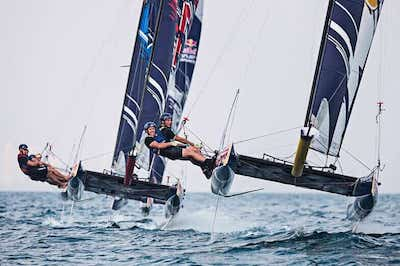
#> input picture images/sailboats.jpg, 400 x 266 px, found by its file name
$ jupyter execute CV7b_RegionBasedSegmentation.ipynb   (shell and % lines are left out)
#> lines starting #> are read from the running program, lines starting #| are printed output that depends on the picture; after the words box and inside, x2 and y2 are one past the last pixel; in counts of white or black regions, pixels touching at a corner belong together; long printed decimals are rounded
<a href="https://colab.research.google.com/github/cagBRT/computer-vision/blob/master/CV7b_RegionBasedSegmentation.ipynb" target="_parent"></a>

[cell 1]
%cd cloned-repo

# **Region-based Segmentation**
Using the pixel values of different objects is a way to do image segmentation. <br> This technique determines a region directly.<br>

Region-based segmentation is a pixel based method.

**Threshold segmentation**<br>
If there is enough contrast between regions, a threshold can be set. If a pixel is above the threshold, it belongs to one region.<br>
If the pixel is below the threshold, it belings to the other region<br>

**Import libraries**

[cell 2]
from skimage.color import rgb2gray
import numpy as np
import cv2
from google.colab.patches import cv2_imshow
import matplotlib.pyplot as plt
from scipy import ndimage

**Begin with an image**<br>
Plot the image

[cell 3]
image = plt.imread('/content/cloned-repo/images/sailboats.jpg')
#> image is the input picture: shape (266, 400, 3); mean R, G, B 163.2, 169.5, 182.5

[cell 4]
image.shape
plt.imshow(image)

**Convert the image to gray scale**<br>

[cell 5]
gray = rgb2gray(image)
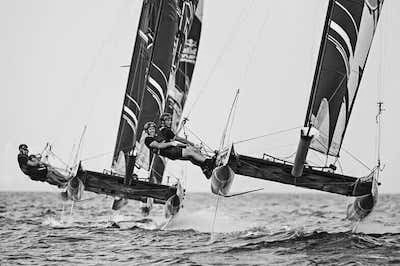
#> gray: shape (266, 400) float64; min 0, max 1, mean 0.663
plt.imshow(gray, cmap='gray')

**Thresholding**<br>
Once the image is in gray scale, we need to apply a threshold to it. <br>
The threshold will decide which pixels belong to which shape. Depending upon their values pixels will be classified as being in one object or another. <br>
<br>
Correct thresholding leads to better segmentation. <br>

**Plot the histogram of the image**

The numpy.ravel() functions returns contiguous flattened array(1D array with all the input-array elements and with the same type as it)

[cell 6]
img = cv2.imread('images/1.jpeg',0)
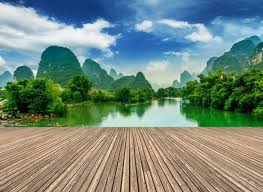
#> input picture images/1.jpeg, 263 x 192 px
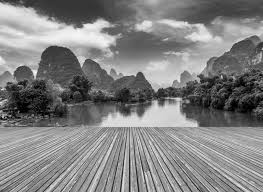
#> img: shape (192, 263); min 0, max 255, mean 129.7
plt.hist(img.ravel(),256,[0,256])
plt.show()
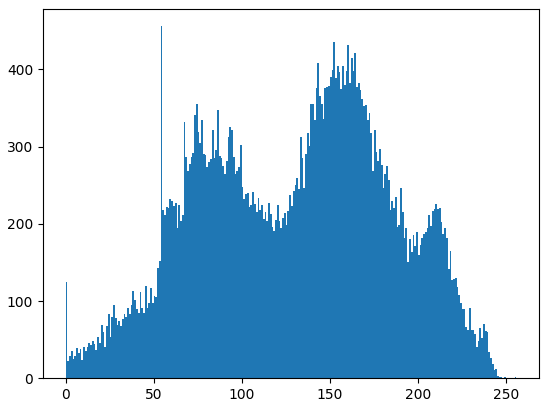
#> figure drawn by matplotlib, 1 panel; tallest bar 456 high, from x = 54 to 55

Selecting a good threshold is important for good segmentation. The best thresholds exist when the histogram peaks are separated by deep valleys, as shown in the image below.

[cell 7]
from IPython.display import Image
Image("images/thresholding.png", width=640)

**Apply a threshold**

1. find the shape of the image

[cell 8]
gray.shape
#> Out = (266, 400)

2. The height and width of the image is 192 and 263, which means there are 50,496 pixels. <br>
3. Take the mean of the pixel values and use that as a threshold. <br>

*   If the pixel value is more than our threshold, we can say that it belongs to an object
*   If the pixel value is less than the threshold, it will be treated as the background.

The dark region is the background<br>
The light region is the foreground

[cell 9]
gray_r = gray.reshape(gray.shape[0]*gray.shape[1])
for i in range(gray_r.shape[0]):
    if gray_r[i] > gray_r.mean():
        gray_r[i] = 1
    else:
        gray_r[i] = 0
gray = gray_r.reshape(gray.shape[0],gray.shape[1])
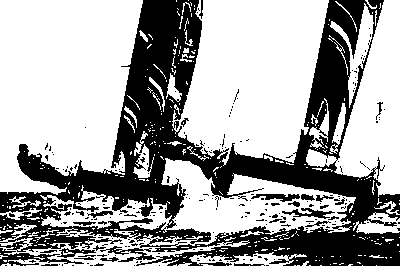
#> gray: shape (266, 400) float64; values 0 (black) and 1 (white), 64% white; 243 black regions (214 under 20 px), largest, box (x1, y1, x2, y2) and area: (0, 0, 400, 266) 35212, (0, 248, 84, 266) 488, (100, 246, 156, 262) 284
plt.imshow(gray, cmap='gray')
plt.show()

**Create multiple regions**<br>
Different thresholds will lead to different regions.<br>

There are four segments shown in the image below. <br>
**The advantages of this method are**: <br>

*   Calculations are simpler
*   Fast operation speed
*.  When the neighboring regions have high contrast, the method works well

The disadvantages of this method are: <br>
When the grayscale difference between neighboring regions is small, it can be harder to be accurate.

Create regions of segmentation using different thresholds

[cell 10]
gray = rgb2gray(image)
gray_r = gray.reshape(gray.shape[0]*gray.shape[1])
print(gray_r.mean())
#| 0.6631
print(gray_r.shape[0])
#| 106400

Assign each pixel to one of four segmentations

[cell 11]
for i in range(gray_r.shape[0]):
    if gray_r[i] > gray_r.mean():
        gray_r[i] = 3
    elif gray_r[i] > 0.5:
        gray_r[i] = 2
    elif gray_r[i] > 0.25:
        gray_r[i] = 1
    else:
        gray_r[i] = 0

[cell 12]
gray = gray_r.reshape(gray.shape[0],gray.shape[1])
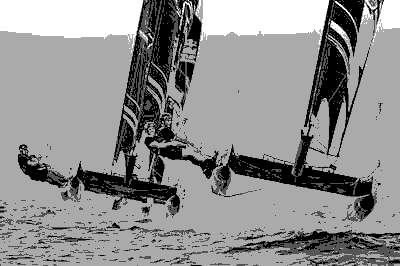
#> gray: shape (266, 400) float64; min 0, max 3, mean 1.7; drawn with min black and max white
plt.imshow(gray, cmap='gray')
plt.colorbar()
plt.show()
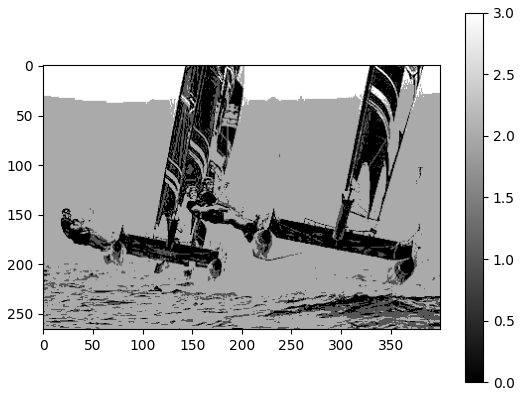
#> figure drawn by matplotlib, 2 panels
